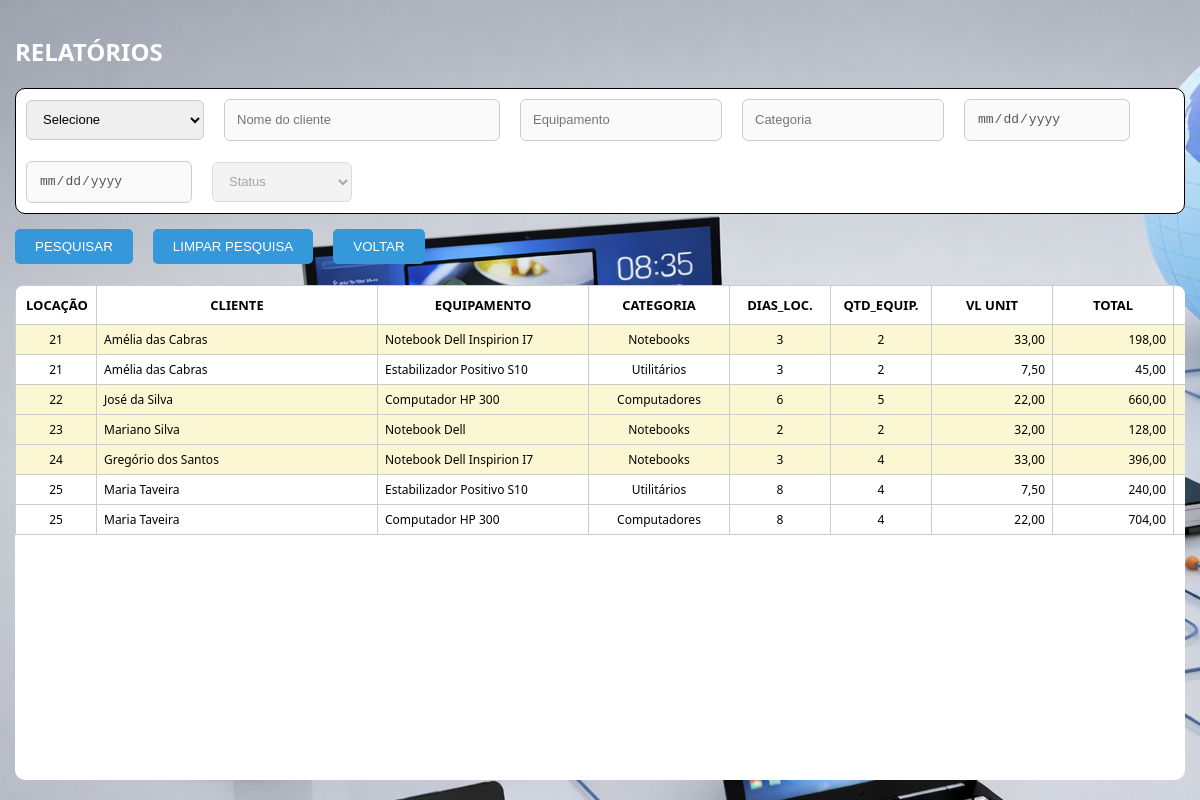
Screenshot of /relatorios.php (signed in) with the database file from the repository.
### tables this page shows
CREATE TABLE `locacao` (
  `id_locacao` int(11) NOT NULL,
  `id_cliente` int(11) NOT NULL,
  `data_locacao` datetime NOT NULL,
  `data_devolucao` datetime NOT NULL,
  `qtd_dias` int(11) NOT NULL,
  `status` enum('ABERTO','FECHADO') DEFAULT 'ABERTO',
  `data_dev_real` datetime DEFAULT NULL
);

CREATE TABLE `clientes` (
  `id_cliente` int(11) NOT NULL,
  `data_cadastro` datetime DEFAULT current_timestamp(),
  `nome` varchar(150) NOT NULL,
  `cpf` varchar(20) DEFAULT NULL,
  `endereco` varchar(200) DEFAULT NULL,
  `cidade` varchar(100) DEFAULT NULL,
  `estado` varchar(50) DEFAULT NULL,
  `cep` varchar(20) DEFAULT NULL,
  `telefone1` varchar(20) DEFAULT NULL,
  `telefone2` varchar(20) DEFAULT NULL,
  `email` varchar(150) DEFAULT NULL
);

### relatorios.php (the view, shortened to what this page needs)
<?php
include("conexao.php");
$sql = "SELECT
            l.id_locacao,
            l.data_locacao,
            l.data_dev_real,
            l.status,
            l.qtd_dias,
            c.nome AS nome_cliente,
            e.descricao AS nome_equipamento,
            e.categoria,
            i.quantidade,
            i.valor_unitario,
            i.valor_total,
            i.multa,
            i.antecipacao,
            i.ajuste_desconto,
            i.ajuste_encargos,
            tot.total_locacao
        FROM locacao l
        INNER JOIN itens_locacao i
            ON l.id_locacao = i.id_locacao
        INNER JOIN (
            SELECT id_locacao, SUM(valor_total) AS total_locacao
            FROM itens_locacao
            GROUP BY id_locacao
        ) tot
            ON tot.id_locacao = l.id_locacao
        INNER JOIN clientes c
            ON l.id_cliente = c.id_cliente
        INNER JOIN equipamentos e
            ON i.id_equipamento = e.id_equipamento
        WHERE 1=1";
$sql .= " ORDER BY l.id_locacao, i.id_item";
$resultado = mysqli_query($conexao, $sql);
?>
<!DOCTYPE html>
<html lang="pt-br">
<head>
</head>
<body>
<div class="container">
<h2>RELATÓRIOS</h2>
<form method="GET">
<div class="linha-radios">
<select name="tipo" id="tipo" class="input-padrao" onchange="controlarCampos()">
<option value="">Selecione</option>
</select>
<input type="text" name="nome_cliente" id="nome_cliente" class="input-padrao" placeholder="Nome do cliente" disabled>
<input type="text" name="equipamento" id="equipamento" class="input-padrao" placeholder="Equipamento" disabled>
<input type="text" name="categoria" id="categoria" class="input-padrao" placeholder="Categoria" disabled>
<input type="date" name="data_inicio" id="data_inicio" class="input-padrao" disabled>
<input type="date" name="data_fim" id="data_fim" class="input-padrao" disabled>
<select name="status" id="status" class="input-padrao" disabled>
<option value="">Status</option>
</select>
</div>
<div class="botoes">
<button type="submit">PESQUISAR</button>
<button type="button" onclick="window.location.href='relatorios.php'">LIMPAR PESQUISA</button>
<button type="button" onclick="window.location.href='principal.php'">VOLTAR</button>
</div>
</form>
<div class="table-container">
<table>
<thead>
<tr>
<th>LOCAÇÃO</th>
<th>CLIENTE</th>
<th>EQUIPAMENTO</th>
<th>CATEGORIA</th>
<th>DIAS_LOC.</th>
<th>QTD_EQUIP.</th>
<th>VL UNIT</th>
<th>TOTAL</th>
<th>MULTA</th>
</tr>
</thead>
<tbody>
<?php
$locacao_atual = null;
$linhas = [];
while($row = mysqli_fetch_assoc($resultado)) {
    if($locacao_atual !== null && $locacao_atual != $row['id_locacao']){
        foreach($linhas as $i => $linha){
?>
<tr class="<?= ($i == 0) ? 'linha-total' : '' ?>">
<td><?= $linha['id_locacao'] ?></td>
<td><?= $linha['nome_cliente'] ?></td>
<td><?= $linha['nome_equipamento'] ?></td>
<td><?= $linha['categoria'] ?></td>
<td><?= $linha['qtd_dias'] ?></td>
<td><?= $linha['quantidade'] ?></td>
<td><?= number_format($linha['valor_unitario'],2,',','.') ?></td>
<td>
<?= number_format(
    $linha['qtd_dias'] *
    $linha['quantidade'] *
    $linha['valor_unitario']
,2,',','.') ?>
</td>
<?php if($i == 0){ ?>
<td><?= number_format($linha['multa'],2,',','.') ?></td>
<?php } else { ?>
<td></td><td></td><td></td><td></td><td></td>
<?php } ?>
</tr>
<?php
        }
        $linhas = [];
    }
    $linhas[] = $row;
    $locacao_atual = $row['id_locacao'];
}
if(count($linhas) > 0){
    foreach($linhas as $i => $linha){
?>
<tr>
<td><?= $linha['id_locacao'] ?></td>
<td><?= $linha['nome_cliente'] ?></td>
<td><?= $linha['nome_equipamento'] ?></td>
<td><?= $linha['categoria'] ?></td>
<td><?= $linha['qtd_dias'] ?></td>
<td><?= $linha['quantidade'] ?></td>
<td><?= number_format($linha['valor_unitario'],2,',','.') ?></td>
<td>
<?= number_format(
    $linha['qtd_dias'] *
    $linha['quantidade'] *
    $linha['valor_unitario']
,2,',','.') ?>
</td>
<?php if($i == 0){ ?>
<td><?= number_format($linha['multa'],2,',','.') ?></td>
<?php } else { ?>
<td></td><td></td><td></td><td></td><td></td>
<?php } ?>
</tr>
<?php
    }
}
?>
</tbody>
</table>
</div>
</div>
</body>
</html>

### relatorios.php (style rules this page uses)
body { font-family: "Segoe UI"; margin: 0; background: url('fundo1.png'); }
.container { width: 100%;height: calc(100vh - 80px);padding: 15px;box-sizing: border-box;display: flex; flex-direction: column; }
h2 { color: white; }
.botoes { display: flex;gap: 20px;margin-bottom: 20px; }
.botoes button { padding: 10px 20px;border: none;cursor: pointer;background: #3498db;color: white; border-radius: 5px; }
.linha-radios { display: flex;align-items: center;gap: 20px;background: white;padding: 10px;border-radius: 10px; border: 1px solid black;font-size: 13px;margin-bottom: 15px;flex-wrap: wrap; }
.input-padrao { height: 40px;padding: 0 12px;border-radius: 6px;border: 1px solid #ccc;font-size: 13px; min-width: 140px; }
#nome_cliente { min-width: 250px; }
.table-container { width: 100%;min-height: 495px;max-height: 495px;margin: 1px auto;background: white; border-radius: 10px;overflow-y: auto; }
.table-container table { width: 100%;border-collapse: collapse;table-layout: fixed; }
.table-container th { background: white;padding: 10px;border: 1px solid #ccc;text-align: center !important; font-size: 13px;position: sticky;top: 0;z-index: 2; }
.table-container td { padding: 6px 7px;border: 1px solid #ccc;text-align: right;font-size: 12px; }
.table-container th:first-child,.table-container td:first-child { width: 150px;text-align: center; }
.table-container th:not(:first-child),.table-container td:not(:first-child) { width: calc((100% - 150px) / 10); }
.table-container th:nth-child(1),.table-container td:nth-child(1) { width: 60px;text-align: center; }
.table-container th:nth-child(2),.table-container td:nth-child(2) { width: 260px;text-align: left; }
.table-container th:nth-child(3),.table-container td:nth-child(3) { width: 190px;text-align: left; }
.table-container th:nth-child(4),.table-container td:nth-child(4) { width: 120px;text-align: center; }
.table-container th:nth-child(5),.table-container td:nth-child(5) { width: 80px;text-align: center; }
.table-container th:nth-child(6),.table-container td:nth-child(6) { width: 80px;text-align: center; }
.table-container th:nth-child(7),.table-container td:nth-child(7) { width: 100px;text-align: right; }
.table-container th:nth-child(8),.table-container td:nth-child(8) { width: 100px;text-align: right; }
.table-container th:nth-child(9),.table-container td:nth-child(9) { width: 100px;text-align: right; }
.linha-total { background-color: #fbf7d2; }

### rows the page displays
locacao: id_locacao "22", id_cliente.nome "José da Silva", nome_equipamento "Computador HP 300", categoria "Computadores", qtd_dias "6", quantidade "5", valor_unitario "22,00", valor_unitario "660,00"
locacao: id_locacao "21", id_cliente.nome "Amélia das Cabras", nome_equipamento "Notebook Dell Inspirion I7", categoria "Notebooks", qtd_dias "3", quantidade "2", valor_unitario "33,00", valor_unitario "198,00", nome_equipamento "Estabilizador Positivo S10", categoria "Utilitários", valor_unitario "7,50", valor_unitario "45,00"
locacao: id_locacao "23", id_cliente.nome "Mariano Silva", nome_equipamento "Notebook Dell", categoria "Notebooks", qtd_dias "2", quantidade "2", valor_unitario "32,00", valor_unitario "128,00"
locacao: id_locacao "24", id_cliente.nome "Gregório dos Santos", nome_equipamento "Notebook Dell Inspirion I7", categoria "Notebooks", qtd_dias "3", quantidade "4", valor_unitario "33,00", valor_unitario "396,00"
locacao: id_locacao "25", id_cliente.nome "Maria Taveira", nome_equipamento "Estabilizador Positivo S10", categoria "Utilitários", qtd_dias "8", quantidade "4", valor_unitario "7,50", valor_unitario "240,00", nome_equipamento "Computador HP 300", categoria "Computadores", valor_unitario "22,00", valor_unitario "704,00"
